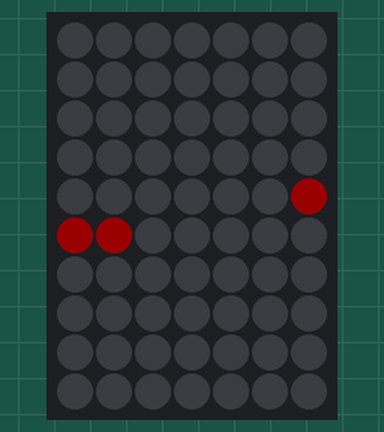
Simulated run of this sketch. Board: Arduino Mega 2560, built with avr-gcc and run on an emulated ATmega2560. On the bench: 7×10 RGB LED matrix (first LED top left, wired row by row). Dim RGB values are drawn brighter than linear; random numbers use the default seed unless the sketch sets one.

Above: at 0.16 s.
At 5.21 s:
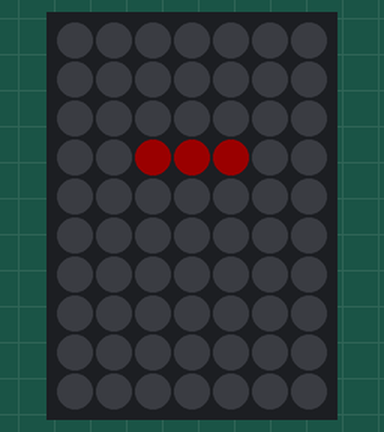
At 10.26 s:
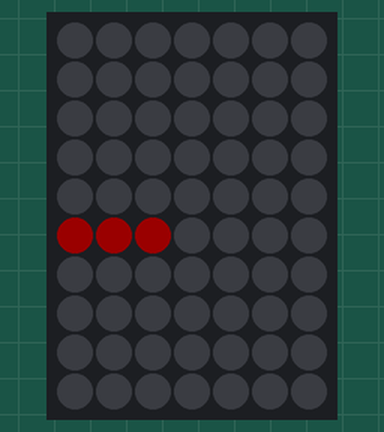
At 19.93 s:
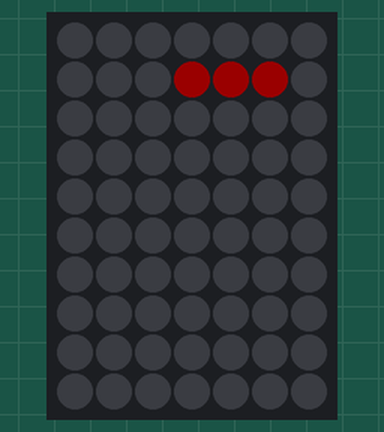
At 29.4 s:
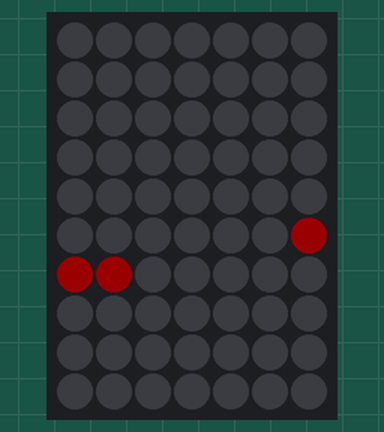
At 39.49 s:
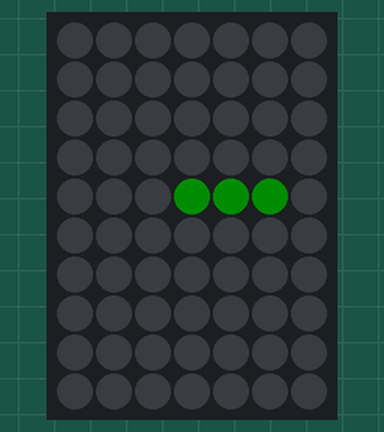

The sketch:

BouncyLine.ino
```cpp
#include <FastLED.h>
#include <math.h>

// ---------------------------
// Matrix & LED Setup (7 columns x 10 rows)
// ---------------------------
#define MATRIX_WIDTH 7    // columns
#define MATRIX_HEIGHT 10  // rows
#define NUM_LEDS (MATRIX_WIDTH * MATRIX_HEIGHT)
#define DATA_PIN 22       // Must match your working Tetris sketch
#define BRIGHTNESS 26     // ~10% brightness

CRGB leds[NUM_LEDS];

// LED Matrix Mapping (from the Tetris sketch; 10 rows x 7 columns)
// Each inner array corresponds to one row (0=top, 9=bottom) and each value is the LED index.
int matrix[MATRIX_HEIGHT][MATRIX_WIDTH] = {
  {69, 50, 49, 30, 29, 10, 9},
  {68, 51, 48, 31, 28, 11, 8},
  {67, 52, 47, 32, 27, 12, 7},
  {66, 53, 46, 33, 26, 13, 6},
  {65, 54, 45, 34, 25, 14, 5},
  {64, 55, 44, 35, 24, 15, 4},
  {63, 56, 43, 36, 23, 16, 3},
  {62, 57, 42, 37, 22, 17, 2},
  {61, 58, 41, 38, 21, 18, 1},
  {60, 59, 40, 39, 20, 19, 0}
};

// ---------------------------
// Bouncing Line Parameters
// ---------------------------

// The line will have one of four orientations (0: horizontal, 1: slash, 2: vertical, 3: backslash).
// It cycles through these every 50ms.
int orientationIndex = 0;

// The line’s center position (as floats) and its velocity.
float centerX, centerY;
float dx, dy;

// The line color, chosen from a 16‑color palette.
CRGB currentLineColor;

// 16 test colors.
CRGB testColors[16] = {
  CRGB::Red, CRGB::Green, CRGB::Blue, CRGB::Yellow,
  CRGB::Magenta, CRGB::Cyan, CRGB(255,165,0), CRGB::Purple,
  CRGB(255,192,203), CRGB(191,255,0), CRGB::Aqua, CRGB(255,215,0),
  CRGB(238,130,238), CRGB(75,0,130), CRGB::White, CRGB(128,128,128)
};
int currentColorIndex = 0;

// ---------------------------
// Timer Intervals (in milliseconds)
// ---------------------------
const unsigned long orientationInterval = 50;   // Orientation update every 50ms.
const unsigned long positionInterval    = 200;  // Position update every 200ms.
const unsigned long colorInterval       = 30000; // Color change every 30 seconds.

unsigned long lastOrientationUpdate = 0;
unsigned long lastPositionUpdate = 0;
unsigned long lastColorChange = 0;

// ---------------------------
// Setup
// ---------------------------
void setup() {
  FastLED.addLeds<WS2812, DATA_PIN, GRB>(leds, NUM_LEDS);
  FastLED.setBrightness(BRIGHTNESS);

  // Initialize the bouncing line near the center.
  centerX = 3.0; // Valid center x range: 1 to MATRIX_WIDTH - 2 (i.e. 1 to 5).
  centerY = 5.0; // Valid center y range: 1 to MATRIX_HEIGHT - 2 (i.e. 1 to 8).
  dx = 0.4;
  dy = 0.6;
  orientationIndex = 0;

  // Start with the first color.
  currentColorIndex = 0;
  currentLineColor = testColors[currentColorIndex];

  lastOrientationUpdate = millis();
  lastPositionUpdate = millis();
  lastColorChange = millis();

  // Clear screen at startup.
  fill_solid(leds, NUM_LEDS, CRGB::Black);
  FastLED.show();
}

// ---------------------------
// Main Loop
// ---------------------------
void loop() {
  unsigned long currentMillis = millis();

  // --- Update Orientation ---
  if (currentMillis - lastOrientationUpdate >= orientationInterval) {
    orientationIndex = (orientationIndex + 1) % 4;
    lastOrientationUpdate = currentMillis;
  }

  // --- Update Position (every 200ms) ---
  if (currentMillis - lastPositionUpdate >= positionInterval) {
    centerX += dx;
    centerY += dy;

    // The valid center must remain at least 1 pixel away from the borders.
    if (centerX < 1) {
      centerX = 1;
      dx = -dx + random(-10, 11) / 100.0;  // Reverse x and add random offset (-0.1 to 0.1).
    }
    if (centerX > MATRIX_WIDTH - 2) {
      centerX = MATRIX_WIDTH - 2;
      dx = -dx + random(-10, 11) / 100.0;
    }
    if (centerY < 1) {
      centerY = 1;
      dy = -dy + random(-10, 11) / 100.0;
    }
    if (centerY > MATRIX_HEIGHT - 2) {
      centerY = MATRIX_HEIGHT - 2;
      dy = -dy + random(-10, 11) / 100.0;
    }

    lastPositionUpdate = currentMillis;
  }

  // --- Update Color (every 30 seconds) ---
  if (currentMillis - lastColorChange >= colorInterval) {
    currentColorIndex = (currentColorIndex + 1) % 16;
    currentLineColor = testColors[currentColorIndex];
    lastColorChange = currentMillis;
  }

  // --- Draw the Bouncing Line ---
  // Clear the LED buffer.
  fill_solid(leds, NUM_LEDS, CRGB::Black);

  // Determine the center pixel (rounding the float coordinates).
  int cx = round(centerX);
  int cy = round(centerY);

  // Calculate the three pixel positions based on the current orientation.
  int x0, y0, x1, y1, x2, y2;
  switch (orientationIndex) {
    case 0: // Horizontal: (cx-1, cy), (cx, cy), (cx+1, cy)
      x0 = cx - 1; y0 = cy;
      x1 = cx;     y1 = cy;
      x2 = cx + 1; y2 = cy;
      break;
    case 1: // Slash (/): (cx-1, cy+1), (cx, cy), (cx+1, cy-1)
      x0 = cx - 1; y0 = cy + 1;
      x1 = cx;     y1 = cy;
      x2 = cx + 1; y2 = cy - 1;
      break;
    case 2: // Vertical: (cx, cy-1), (cx, cy), (cx, cy+1)
      x0 = cx; y0 = cy - 1;
      x1 = cx; y1 = cy;
      x2 = cx; y2 = cy + 1;
      break;
    case 3: // Backslash (\): (cx-1, cy-1), (cx, cy), (cx+1, cy+1)
      x0 = cx - 1; y0 = cy - 1;
      x1 = cx;     y1 = cy;
      x2 = cx + 1; y2 = cy + 1;
      break;
    default:
      x0 = cx - 1; y0 = cy;
      x1 = cx;     y1 = cy;
      x2 = cx + 1; y2 = cy;
      break;
  }

  // Light each pixel if its position is within the valid range.
  if (x0 >= 0 && x0 < MATRIX_WIDTH && y0 >= 0 && y0 < MATRIX_HEIGHT)
    leds[matrix[y0][x0]] = currentLineColor;
  if (x1 >= 0 && x1 < MATRIX_WIDTH && y1 >= 0 && y1 < MATRIX_HEIGHT)
    leds[matrix[y1][x1]] = currentLineColor;
  if (x2 >= 0 && x2 < MATRIX_WIDTH && y2 >= 0 && y2 < MATRIX_HEIGHT)
    leds[matrix[y2][x2]] = currentLineColor;

  FastLED.show();
  delay(10);  // Short delay for fast updating.
}
```
